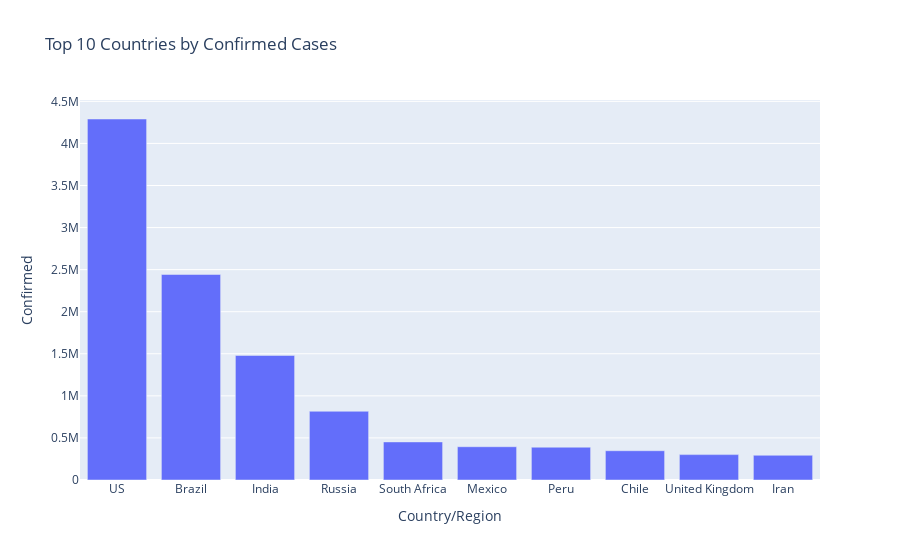

The notebook cell this image was saved under:
### Markdown cell above
Create Visualizations

 Bar chart : Top 10 affected countries.

### Code cell
import plotly.express as px

top_countries = df.sort_values(by='Confirmed', ascending=False).head(10)
fig = px.bar(top_countries, x='Country/Region', y='Confirmed', title='Top 10 Countries by Confirmed Cases')
fig.show()

### Figure 1 — Plotly figure (JSON) as saved in the notebook; plotly's stock layout.template omitted (floating-point values rounded to 4 significant figures)
{"data": [{"alignmentgroup": "True", "hovertemplate": "Country/Region=%{x}<br>Confirmed=%{y}<extra></extra>", "legendgroup": "", "marker": {"color": "#636efa", "pattern": {"shape": ""}}, "name": "", "offsetgroup": "", "orientation": "v", "showlegend": false, "textposition": "auto", "type": "bar", "x": ["US", "Brazil", "India", "Russia", "South Africa", "Mexico", "Peru", "Chile", "United Kingdom", "Iran"], "xaxis": "x", "y": [4290259, 2442375, 1480073, 816680, 452529, 395489, 389717, 347923, 301708, 293606], "yaxis": "y"}], "layout": {"barmode": "relative", "legend": {"tracegroupgap": 0}, "title": {"text": "Top 10 Countries by Confirmed Cases"}, "xaxis": {"anchor": "y", "domain": [0, 1], "title": {"text": "Country/Region"}}, "yaxis": {"anchor": "x", "domain": [0, 1], "title": {"text": "Confirmed"}}}}
